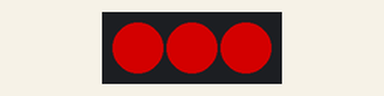
Recording of a program running on a simulated BBC micro:bit (MakeCode). Parts: 3 RGB LEDs in strip order, left to right. Dim RGB values are drawn brighter than linear.

Above: at 0.2 s.
At 0.7 s:
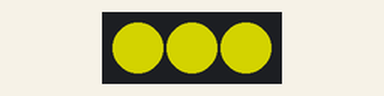
At 2.7 s:
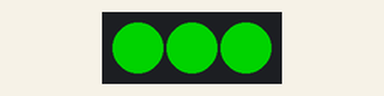
Timing chart, 0 to 3.5 s (numbered marks = the images above):
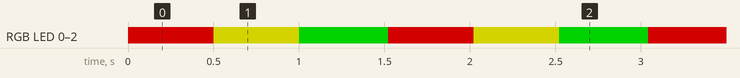

Measured:
- by itself, RGB LED 0–2: repeats every 1.5 s: RGB(127, 127, 0) 0.50 s, RGB(0, 127, 0) 0.52 s, RGB(127, 0, 0) 0.50 s
- by itself, everything shown: repeats every 1.5 s, in 3 steps

The program:

main.ts
```typescript
let strip = neopixel.create(DigitalPin.P0, 3, NeoPixelMode.RGB)
basic.forever(function () {
    strip.showColor(neopixel.colors(NeoPixelColors.Red))
    basic.pause(500)
    strip.showColor(neopixel.colors(NeoPixelColors.Yellow))
    basic.pause(500)
    strip.showColor(neopixel.colors(NeoPixelColors.Green))
    basic.pause(500)
})
```

test.ts
```typescript
// Hier kann man Tests durchführen; diese Datei wird nicht kompiliert, wenn dieses Paket als Erweiterung verwendet wird.
```
